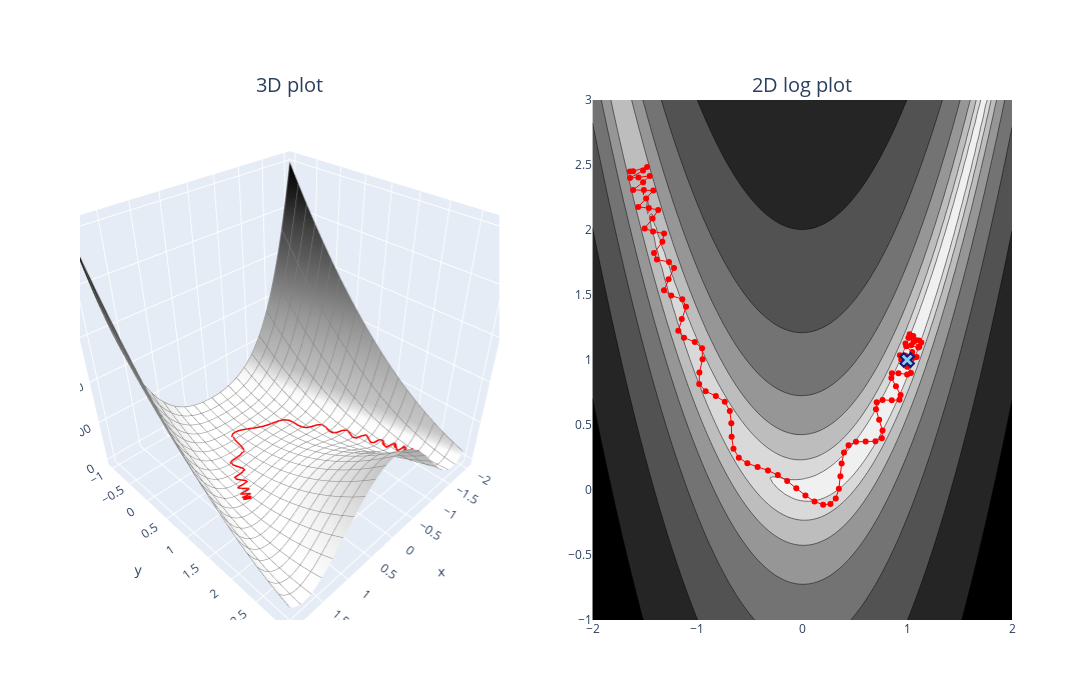

The cell this chart's notebook holds for it:
### Code cell
xy = t.tensor([-1.5, 2.5], requires_grad=True)
x_range = [-2, 2]
y_range = [-1, 3]

fig = utils.plot_optimization_sgd(opt_fn_with_sgd, rosenbrocks_banana, xy, x_range, y_range, lr=0.001, momentum=0.98, show_min=True)

fig.show()
